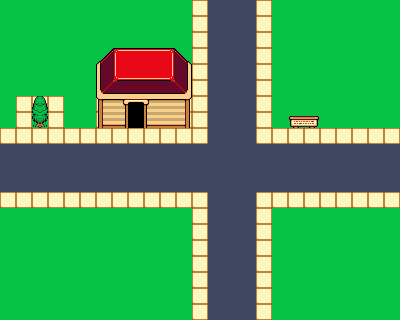

Rendered tile map (Tiled .tmx) drawn with the repository's tilesets; below, a short description and the map source with its tile grids summarised:
An orthogonal 25x20 tile map with 16x16 px tiles, 3 tile layers (floor, bg, fg), 1 hidden layer not drawn and 2 objects (sign, teleport).

<map version="1.0" orientation="orthogonal" renderorder="right-down" width="25" height="20" tilewidth="16" tileheight="16" nextobjectid="11">
 <tileset firstgid="1" source="town.tsx" />
 <layer name="floor" width="25" height="20">
  <data>[500 cells, 500 non-empty, 4 distinct tile ids]</data>
 </layer>
 <layer name="bg" width="25" height="20">
  <data>[500 cells, 21 non-empty, 20 distinct tile ids]</data>
 </layer>
 <layer name="fg" width="25" height="20">
  <data>[500 cells, 13 non-empty, 11 distinct tile ids]</data>
 </layer>
 <layer name="collide" width="25" height="20" visible="0">
  <properties>
   <property name="collidable" type="bool" value="true" />
  </properties>
  <data>[500 cells, 21 non-empty, 2 distinct tile ids]</data>
 </layer>
 <objectgroup name="obj">
  <object id="7" type="sign" x="288" y="112" width="32" height="16">
   <properties>
    <property name="message">[
    {
        "text":"let the bodies hit the floor",
        "effects":{}
    },
    {
        "text":"let the bodies hit the floor",
        "effects":{}
    },
    {
        "text":"let the bodies hit the floor",
        "effects":{}
    },
    {
        "text":"let the bodies hit the",
        "effects":{}
    },
    {
        "text":". . . .",
        "effects":{}
    },
    {
        "text":"FLOOOOOOOOOOOOOOOOOOOOOOOOOOR",
        "effects":{"wave":true}
    }
]
</property>
   </properties>
  </object>
  <object id="10" type="teleport" x="400" y="0" width="16" height="320">
   <properties>
    <property name="obj">{
    "destination":"town2"
}</property>
   </properties>
  </object>
 </objectgroup>
</map>